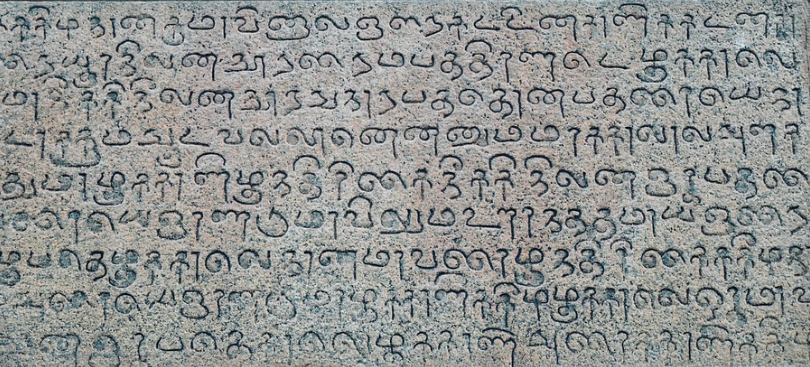
#> input picture photo3.png, 810 x 367 px
$ jupyter execute --allow-errors segmentation.ipynb
#> lines starting #> are read from the running program, lines starting #| are printed output that depends on the picture; after the words box and inside, x2 and y2 are one past the last pixel; in counts of white or black regions, pixels touching at a corner belong together
[cell 1]
import cv2
import numpy as np
import os
import matplotlib.pyplot as plt

# Load the image
img = cv2.imread('./photo3.png', cv2.IMREAD_GRAYSCALE)
#> img: shape (367, 810); min 0, max 235, mean 146.5

# Apply Gaussian blur
blurred_img = cv2.GaussianBlur(img, (5, 5), 0)
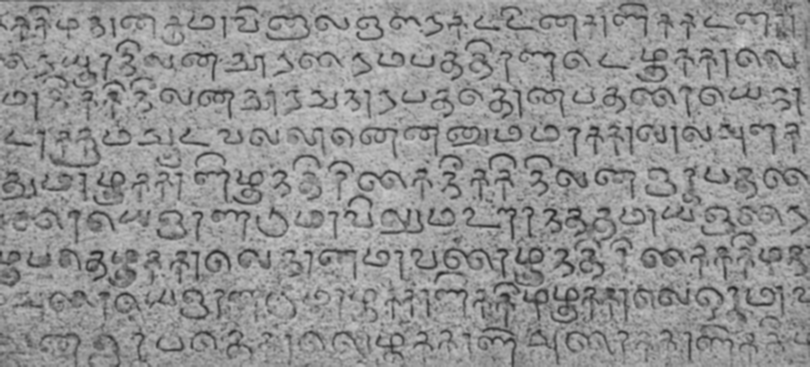
#> blurred_img: shape (367, 810); min 36, max 211, mean 146.6

# Invert and apply Otsu's thresholding
inverted_img = cv2.bitwise_not(blurred_img)
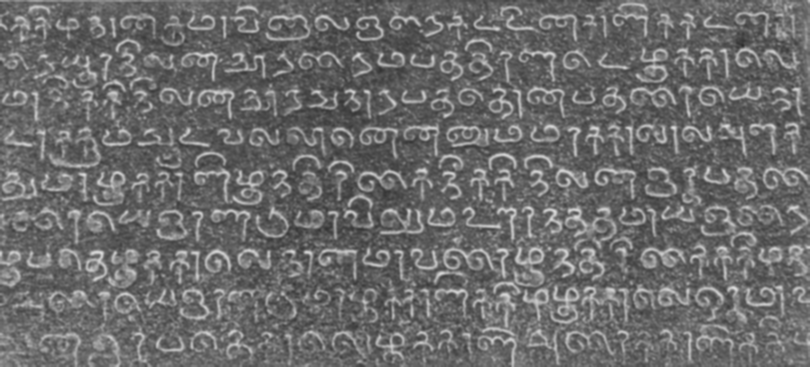
#> inverted_img: shape (367, 810); min 44, max 219, mean 108.4
_, binary_img = cv2.threshold(inverted_img, 0, 255, cv2.THRESH_BINARY + cv2.THRESH_OTSU)
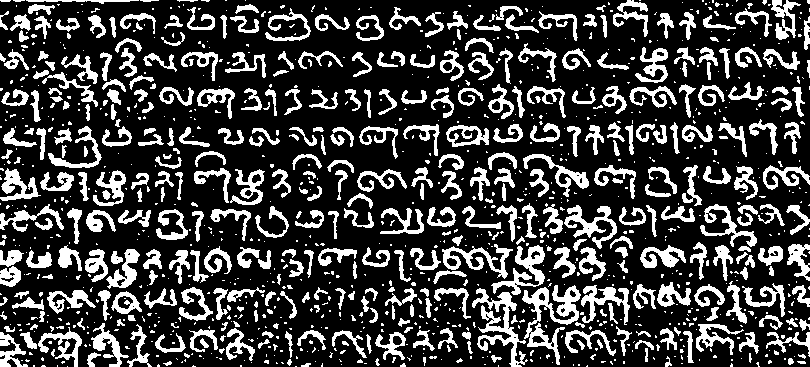
#> binary_img: shape (367, 810); 25% white; 1191 white regions (797 under 20 px)

# Create output directory
output_dir = 'segmented_scattered_characters'
os.makedirs(output_dir, exist_ok=True)

# Visualize preprocessing
fig, axs = plt.subplots(1, 3, figsize=(18, 6))
axs[0].imshow(img, cmap='gray')
axs[0].set_title('Original Grayscale')
axs[1].imshow(blurred_img, cmap='gray')
axs[1].set_title('Gaussian Blurred')
axs[2].imshow(binary_img, cmap='gray')
axs[2].set_title('Otsu Thresholded after Blur')
for ax in axs:
    ax.axis('off')
plt.tight_layout()
plt.show()
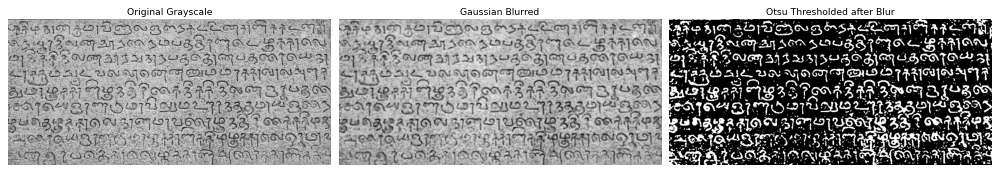
#> figure drawn by matplotlib, 3 panels

# Find contours (external characters)
contours, _ = cv2.findContours(binary_img, cv2.RETR_EXTERNAL, cv2.CHAIN_APPROX_SIMPLE)
#> contours = 1190 contours, 852 with area under 20; largest, box (x1, y1, x2, y2) and area: (522, 285, 581, 365) 1421, (472, 288, 528, 367) 1066, (491, 245, 545, 295) 797, (442, 244, 513, 279) 702, (564, 205, 617, 249) 651

# For visualization: copy image
boxed_image = cv2.cvtColor(binary_img.copy(), cv2.COLOR_GRAY2BGR)
#> boxed_image: shape (367, 810, 3); 25% white; 1191 white regions (797 under 20 px), largest, box (x1, y1, x2, y2) and area: (522, 285, 581, 365) 1553, (472, 288, 528, 367) 1359, (491, 245, 545, 295) 915

# Character extraction parameters
padding = 5
canvas_size = 64
char_count = 0

# Sort contours top-to-bottom, then left-to-right
bounding_boxes = [cv2.boundingRect(c) for c in contours]
#> bounding_boxes = 1190 items, first 6: (295, 366, 2, 1), (67, 366, 1, 1), (586, 365, 2, 2), (498, 365, 1, 2), (240, 365, 2, 2), (192, 365, 4, 2)
contours = [c for _, c in sorted(zip(bounding_boxes, contours), key=lambda b: (b[0][1], b[0][0]))]

for idx, cnt in enumerate(contours):
    x, y, w, h = cv2.boundingRect(cnt)

    # Filter out small noise components
    if w < 5 or h < 10:
        continue  # Ignore tiny blobs, not letters

    # Add padding
    full_x_min = max(x - padding, 0)
    full_y_min = max(y - padding, 0)
    full_x_max = min(x + w + padding, binary_img.shape[1]-1)
    full_y_max = min(y + h + padding, binary_img.shape[0]-1)

    # Draw rectangle for visualization
    cv2.rectangle(boxed_image, (full_x_min, full_y_min), (full_x_max, full_y_max), (0, 255, 0), 1)

    # Crop and prepare the character
    cropped_char = binary_img[full_y_min:full_y_max+1, full_x_min:full_x_max+1]

    # Resize and center on canvas
    h_crop, w_crop = cropped_char.shape
    scale = min((canvas_size-10)/w_crop, (canvas_size-10)/h_crop)
    resized_char = cv2.resize(cropped_char, (int(w_crop*scale), int(h_crop*scale)), interpolation=cv2.INTER_AREA)

    canvas = np.ones((canvas_size, canvas_size), dtype=np.uint8) * 255  # white canvas
    x_offset = (canvas_size - resized_char.shape[1]) // 2
    y_offset = (canvas_size - resized_char.shape[0]) // 2
    canvas[y_offset:y_offset+resized_char.shape[0], x_offset:x_offset+resized_char.shape[1]] = 255 - resized_char

    # Save
    filename = f'char_{idx+1}.png'
    save_path = os.path.join(output_dir, filename)
    cv2.imwrite(save_path, canvas)
    char_count += 1
#> this loop made 1190 passes
#> (cnt, x, y, w, h) on passes 1, 7, 10: ([[0, 0], [1, 1], [9, 1], [10, 0]], 0, 0, 11, 2), ([[225, 0], [226, 0]], 225, 0, 2, 1), ([[639, 0], [640, 0]], 639, 0, 2, 1)
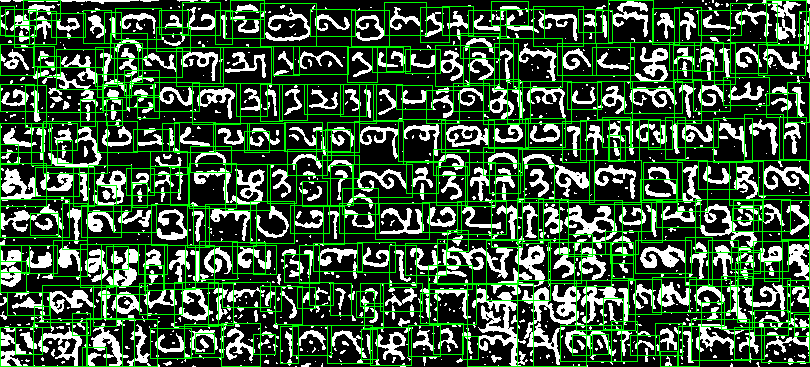
#> boxed_image: shape (367, 810, 3); mean B, G, R 58.2, 90.4, 58.2
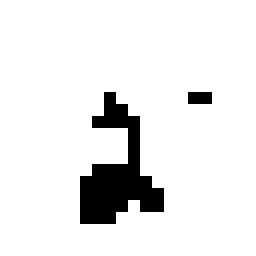
#> canvas: shape (64, 64) (shown 4 times larger); 91.7% white; 2 black regions (1 under 20 px), largest, box (x1, y1, x2, y2) and area: (20, 23, 41, 56) 324
#> after the loop, char_count = 296

# Show all bounding boxes
plt.figure(figsize=(15, 10))
plt.imshow(cv2.cvtColor(boxed_image, cv2.COLOR_BGR2RGB))
plt.title('Scattered Characters Detection (Gaussian Blurred + Otsu)')
plt.axis('off')
plt.show()

print(f"Total {char_count} characters saved in '{output_dir}' folder.")
#| Total 296 characters saved in 'segmented_scattered_characters' folder.

[cell 2]
import cv2
import numpy as np
import matplotlib.pyplot as plt
import os

# Load image and convert to grayscale
img_path = "./photo3.png"
img = cv2.imread(img_path)
#> img is the input picture: shape (367, 810, 3); mean B, G, R 145.8, 147.4, 144.8
gray = cv2.cvtColor(img, cv2.COLOR_BGR2GRAY)

# Output directory
output_dir = "character_segments"
os.makedirs(output_dir, exist_ok=True)

# Preprocessing: blur + threshold
gaussian_blur = cv2.GaussianBlur(gray, (3, 3), 0)
median_blur = cv2.medianBlur(gaussian_blur, 3)
_, thresh = cv2.threshold(median_blur, 0, 255, cv2.THRESH_BINARY_INV + cv2.THRESH_OTSU)
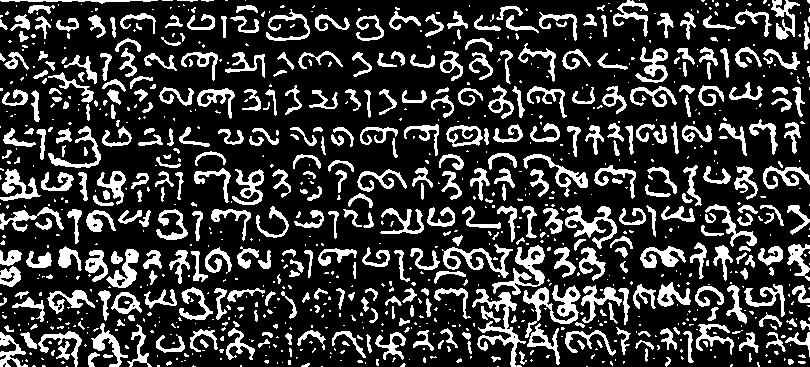
#> thresh: shape (367, 810); 22.4% white; 990 white regions (588 under 20 px), largest, box (x1, y1, x2, y2) and area: (472, 289, 526, 367) 1046, (523, 285, 581, 338) 1013, (492, 245, 545, 295) 850

kernel = np.ones((2, 2), np.uint8)
cleaned = cv2.morphologyEx(thresh, cv2.MORPH_OPEN, kernel, iterations=1)
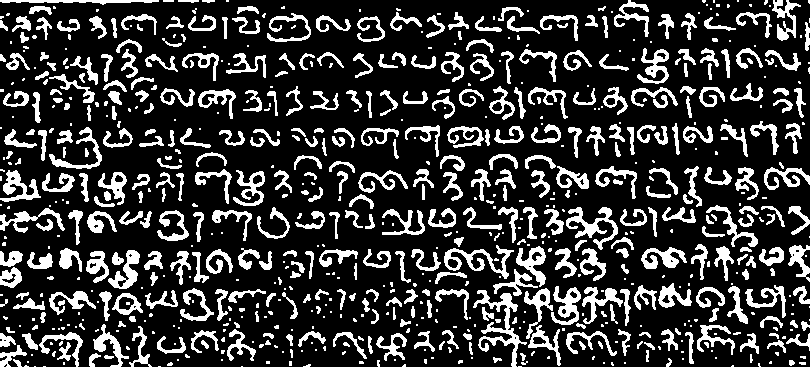
#> cleaned: shape (367, 810); 21.8% white; 764 white regions (354 under 20 px)

# Display preprocessing stages
fig, axs = plt.subplots(1, 3, figsize=(15, 5))
axs[0].imshow(gray, cmap='gray')
axs[0].set_title("Original Grayscale")
axs[1].imshow(median_blur, cmap='gray')
axs[1].set_title("Gaussian + Median Blurred")
axs[2].imshow(cleaned, cmap='gray')
axs[2].set_title("Otsu Threshold after Blur")

for ax in axs:
    ax.axis('off')
plt.tight_layout()
plt.show()

# Contour detection
contours, _ = cv2.findContours(cleaned, cv2.RETR_EXTERNAL, cv2.CHAIN_APPROX_SIMPLE)
#> contours = 763 contours, 411 with area under 20; largest, box (x1, y1, x2, y2) and area: (473, 290, 527, 367) 786, (444, 245, 514, 279) 620, (566, 207, 618, 250) 592, (551, 286, 581, 325) 522, (108, 250, 140, 289) 500
boxes = [cv2.boundingRect(c) for c in contours]
#> boxes = 763 items, first 6: (518, 366, 4, 1), (241, 366, 2, 1), (158, 366, 3, 1), (43, 366, 3, 1), (34, 366, 2, 1), (731, 365, 3, 2)
boxes = sorted(boxes, key=lambda b: (b[1], b[0]))  # top-to-bottom, left-to-right
#> boxes = 763 items, first 6: (0, 0, 159, 5), (163, 0, 11, 2), (178, 0, 21, 3), (202, 0, 13, 3), (226, 0, 3, 2), (614, 0, 35, 37)

# Image dimensions for boundary checking
height, width = cleaned.shape
#> height = 367; width = 810
boxed_img = cv2.cvtColor(cleaned, cv2.COLOR_GRAY2BGR)
#> boxed_img: shape (367, 810, 3); 21.8% white; 764 white regions (354 under 20 px), largest, box (x1, y1, x2, y2) and area: (473, 290, 527, 367) 1019, (566, 207, 618, 250) 751, (444, 245, 514, 279) 711
count = 0
padding = 5  # ← Reduced padding

for (x, y, w, h) in boxes:
    if w > 10 and h > 10:
        # Expand by 5 pixels, keep within image bounds
        x_pad = max(x - padding, 0)
        y_pad = max(y - padding, 0)
        w_pad = min(x + w + padding, width) - x_pad
        h_pad = min(y + h + padding, height) - y_pad

        cv2.rectangle(boxed_img, (x_pad, y_pad), (x_pad + w_pad, y_pad + h_pad), (0, 255, 0), 1)
        char_img = cleaned[y_pad:y_pad + h_pad, x_pad:x_pad + w_pad]
        cv2.imwrite(os.path.join(output_dir, f"char_{count+1}.png"), char_img)
        count += 1
#> this loop made 763 passes
#> (x, y, w, h, x_pad, y_pad, w_pad, h_pad) on passes 6, 11, 23, 31, 32, 34, 37, 39, 41, 42, 43, 44: (614, 0, 35, 37, 609, 0, 45, 42), (772, 0, 29, 41, 767, 0, 39, 46), (498, 7, 26, 14, 493, 2, 36, 24), (390, 12, 32, 19, 385, 7, 42, 29), (448, 12, 21, 18, 443, 7, 31, 28), (736, 12, 36, 26, 731, 7, 46, 36), (267, 13, 44, 29, 262, 8, 54, 39), (681, 13, 16, 27, 676, 8, 26, 37), (121, 14, 36, 21, 116, 9, 46, 31), (658, 14, 16, 25, 653, 9, 26, 35), (188, 15, 28, 16, 183, 10, 38, 26), (316, 15, 35, 17, 311, 10, 45, 27)
#> (x_pad, y_pad, w_pad, h_pad) on passes 63, 82, 83, 96, 97, 98: (52, 14, 33, 23), (111, 34, 36, 24), (461, 34, 38, 24), (632, 43, 42, 46), (695, 43, 29, 29), (731, 43, 37, 31)
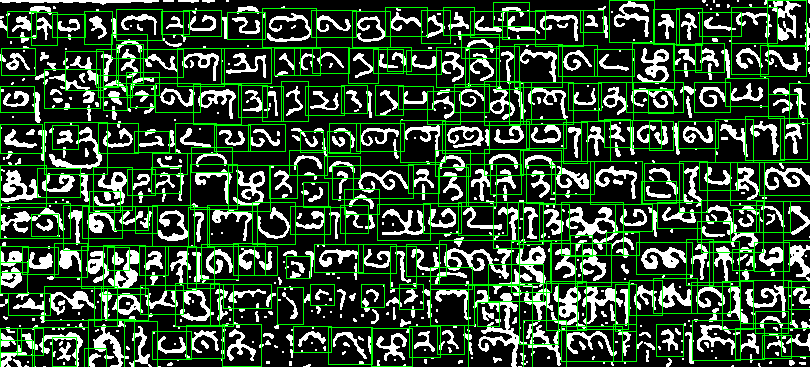
#> boxed_img: shape (367, 810, 3); mean B, G, R 52, 79.3, 52
#> after the loop, count = 247

# Display segmented image
plt.figure(figsize=(14, 10))
plt.title("Scattered Characters Detection with 5px Expansion")
plt.imshow(boxed_img)
plt.axis('off')
plt.show()

print(f"✅ Saved {count} character segments with 5px padding in folder: '{output_dir}'")
#| ✅ Saved 247 character segments with 5px padding in folder: 'character_segments'

$ run again, with photo1.jpg saved as photo3.png
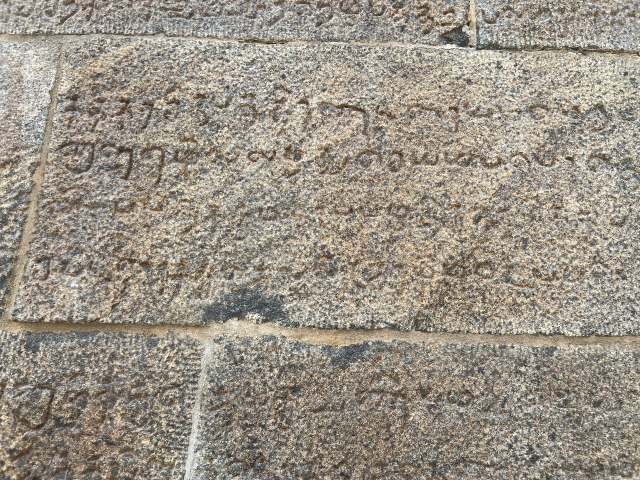
#> input picture photo1.jpg, 1280 x 960 px (shown at 1/2 size)
#> binary_img: shape (960, 1280); 47.8% white; 3410 white regions (2294 under 20 px)
#> `contours, _ = cv2.findContours(binary_img, cv2.RETR_EXTERNAL, cv2.CHAI..`: contours = 3157 contours, 2387 with area under 20; largest, box (x1, y1, x2, y2) and area: (0, 112, 600, 960) 233247, (388, 670, 1280, 960) 212616, (601, 404, 1280, 694) 30074, (656, 376, 931, 481) 8834, (844, 6, 1280, 113) 7578
#> bounding_boxes = 3157 items, first 6: (1235, 958, 3, 2), (845, 958, 2, 2), (279, 958, 2, 2), (964, 957, 4, 3), (934, 957, 6, 3), (1119, 956, 10, 4)
#> the loop `for idx, cnt in enumerate(contours):` made 3157 passes
#> (x, y, w, h) on passes 1, 4, 6: (0, 0, 17, 9), (66, 0, 6, 6), (89, 0, 10, 5)
#> after the loop `for idx, cnt in enumerate(contours):`:
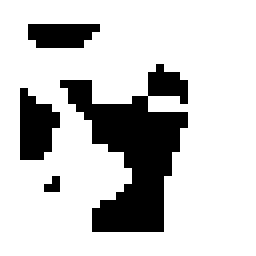
#> canvas: shape (64, 64) (shown 4 times larger); 78.7% white; 4 black regions (1 under 20 px), largest, box (x1, y1, x2, y2) and area: (15, 16, 47, 58) 640, (5, 22, 15, 40) 128, (7, 6, 25, 12) 92
#> after the loop `for idx, cnt in enumerate(contours):`: char_count = 527
#| Total 527 characters saved in 'segmented_scattered_characters' folder.
#> img is the input picture: shape (960, 1280, 3); mean B, G, R 134.4, 146.6, 154.2
#> thresh: shape (960, 1280); 48.3% white; 3077 white regions (1961 under 20 px), largest, box (x1, y1, x2, y2) and area: (0, 113, 633, 960) 186096, (388, 671, 1280, 960) 161571, (602, 366, 1038, 679) 22397
#> cleaned: shape (960, 1280); 47.6% white; 2635 white regions (1443 under 20 px)
#> `contours, _ = cv2.findContours(cleaned, cv2.RETR_EXTERNAL, cv2.CHAIN_A..`: contours = 2482 contours, 1625 with area under 20; largest, box (x1, y1, x2, y2) and area: (0, 115, 634, 960) 231021, (389, 672, 1280, 960) 210313, (603, 405, 1030, 676) 19546, (657, 378, 931, 482) 7850, (846, 22, 1280, 114) 7446
#> `boxes = [cv2.boundingRect(c) for c in contours]`: boxes = 2482 items, first 6: (1236, 959, 3, 1), (965, 959, 4, 1), (935, 958, 5, 2), (459, 958, 3, 2), (1120, 957, 10, 3), (1225, 955, 5, 5)
#> `boxes = sorted(boxes, key=lambda b: (b[1], b[0]))`: boxes = 2482 items, first 6: (0, 0, 17, 10), (48, 0, 5, 2), (67, 0, 6, 6), (80, 0, 2, 3), (91, 0, 28, 35), (91, 0, 10, 6)
#> the loop `for (x, y, w, h) in boxes:` made 2482 passes
#> (x, y, w, h, x_pad, y_pad, w_pad, h_pad) on passes 5, 7, 8, 10, 15, 18, 19, 22: (91, 0, 28, 35, 86, 0, 38, 40), (112, 0, 180, 53, 107, 0, 190, 58), (278, 0, 197, 51, 273, 0, 207, 56), (327, 0, 21, 12, 322, 0, 31, 17), (449, 0, 95, 39, 444, 0, 105, 44), (546, 0, 30, 17, 541, 0, 40, 22), (590, 0, 185, 67, 585, 0, 195, 72), (774, 0, 44, 37, 769, 0, 54, 42)
#> after the loop `for (x, y, w, h) in boxes:`:
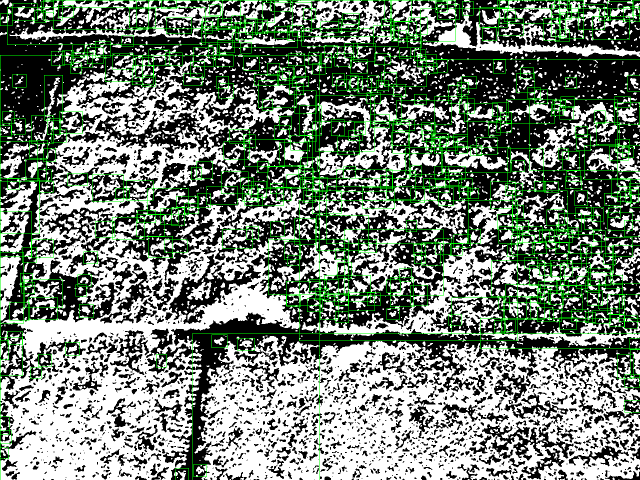
#> boxed_img: shape (960, 1280, 3) (shown at 1/2 size); mean B, G, R 117.1, 130.6, 117.1
#| ✅ Saved 422 character segments with 5px padding in folder: 'character_segments'
